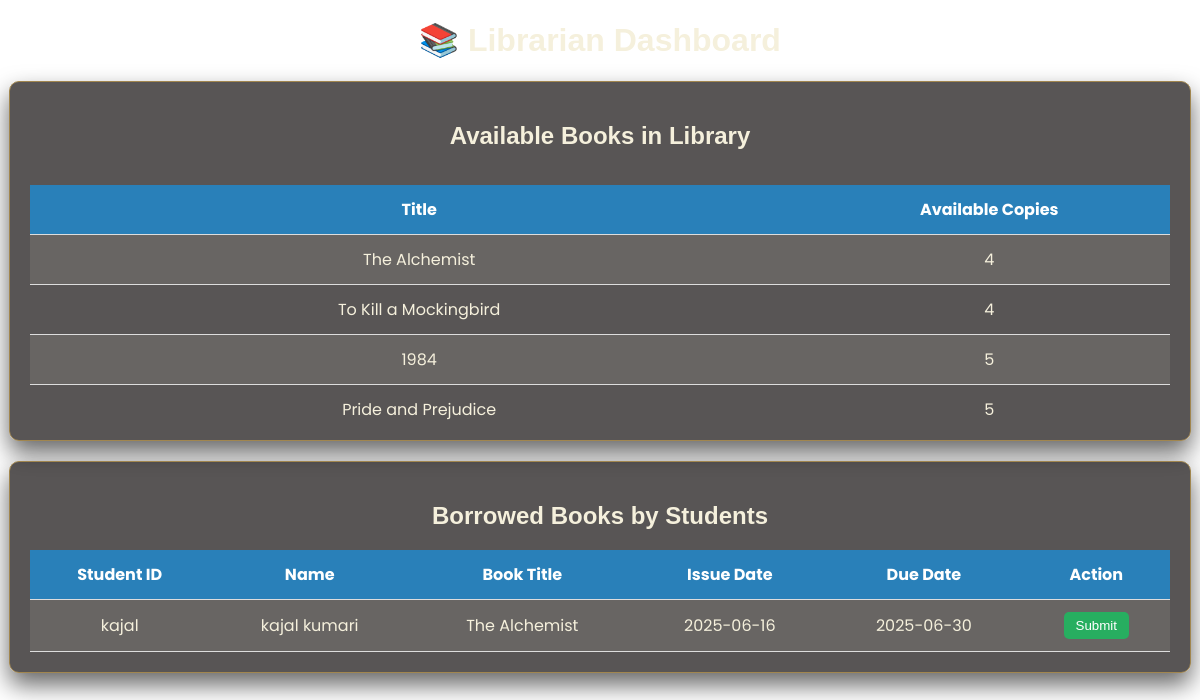
The app's page /librarian with its own data.
### tables this page shows
CREATE TABLE books (
    id INTEGER PRIMARY KEY AUTOINCREMENT,
    title TEXT UNIQUE,
    total_copies INTEGER,
    available_copies INTEGER
);

CREATE TABLE borrowed_books (
    id INTEGER PRIMARY KEY AUTOINCREMENT,
    student_id TEXT,
    book_title TEXT,
    issue_date TEXT,
    due_date TEXT,
    returned INTEGER DEFAULT 0,
    FOREIGN KEY (student_id) REFERENCES students(student_id)
);

CREATE TABLE students (
    student_id TEXT PRIMARY KEY,
    name TEXT,
    email TEXT,
    password TEXT
);

### app.py (the view)
@app.route('/librarian')
def librarian_dashboard():
    conn = sqlite3.connect('library.db')
    cursor = conn.cursor()
    cursor.execute("SELECT title, available_copies FROM books WHERE available_copies > 0")
    available_books = cursor.fetchall()
    cursor.execute("""
        SELECT borrowed_books.student_id, students.name, borrowed_books.book_title,
               borrowed_books.issue_date, borrowed_books.due_date
        FROM borrowed_books
        JOIN students ON students.student_id = borrowed_books.student_id
        WHERE returned = 0
    """)
    borrowed_books = cursor.fetchall()
    conn.close()
    return render_template('librarian_dashboard.html', available_books=available_books, borrowed_books=borrowed_books)

### Templates/librarian_dashboard.html (shortened to what this page needs)
<!DOCTYPE html>
<html>
<head>
  <link href="https://fonts.cdnfonts.com/css/harry-potter" rel="stylesheet">
</head>
<body>
  <h1>📚 Librarian Dashboard</h1>
  <div class="section">
    <h2>Available Books in Library</h2>
    {% if available_books %}
      <div style="max-height: 250px; overflow-y: auto;">
        <table>
          <tr>
            <th>Title</th>
            <th>Available Copies</th>
          </tr>
          {% for book in available_books %}
          <tr>
            <td>{{ book[0] }}</td>
            <td>{{ book[1] }}</td>
          </tr>
          {% endfor %}
        </table>
      </div>
    {% else %}
      <p>No books currently available.</p>
    {% endif %}
  </div>
  <div class="section">
    <h2>Borrowed Books by Students</h2>
    {% if borrowed_books %}
    <table>
      <tr>
        <th>Student ID</th>
        <th>Name</th>
        <th>Book Title</th>
        <th>Issue Date</th>
        <th>Due Date</th>
        <th>Action</th>
      </tr>
      {% for b in borrowed_books %}
      <tr>
        <td>{{ b[0] }}</td>
        <td>{{ b[1] }}</td>
        <td>{{ b[2] }}</td>
        <td>{{ b[3] }}</td>
        <td>{{ b[4] }}</td>
        <td>
          <form action="/submit_book" method="POST">
            <button type="submit">Submit</button>
          </form>
        </td>
      </tr>
      {% endfor %}
    </table>
    {% else %}
    <p>No active borrowed books.</p>
    {% endif %}
  </div>
</body>
</html>

### Templates/librarian_dashboard.html (style rules this page uses)
body { font-family: 'Poppins', sans-serif; background: url('https://contentful.harrypotter.com/usf1vwtuqyxm/uabNekzJQRgdB8d74jbkC/97de9bdfd94ae25cc1c29b4055d0dd26/HP-F4-goblet-of-fire-harry-ron-hermione-library-golden-egg-web-landscape?q=75&fm=jpg&w=2560') no-repeat center center fixed; background-size: cover; margin: 0; padding: 0; position: relative; min-height: 100vh; }
h1, h2 { text-align: center; color: #f5f0dc;font-family: 'Harry Potter', sans-serif; }
.section { background: rgba(32, 28, 28, 0.75); color: #f5f0dc; margin: 20px auto; padding: 20px; width: 95%; border-radius: 10px; box-shadow: 0 12px 24px rgba(0,0,0,0.6); animation: fadeInUp 1s ease; transition: transform 0.3s; border: 1px solid #a1864f; }
table { width: 100%; border-collapse: collapse; margin-top: 15px; }
th, td { padding: 12px; text-align: center; border-bottom: 1px solid #ddd; }
th { background: #2980b9; color: white; }
tr:nth-child(even) { background: rgba(245, 240, 220, 0.1); }
button { background-color: #27ae60; color: white; border: none; padding: 6px 12px; border-radius: 5px; cursor: pointer; }

### records on screen
books: title "The Alchemist", available_copies "4"
books: title "To Kill a Mockingbird", available_copies "4"
books: title "1984", available_copies "5"
books: title "Pride and Prejudice", available_copies "5"
borrowed_books: student "kajal", name "kajal kumari", book_title "The Alchemist", issue_date "2025-06-16", due_date "2025-06-30"
